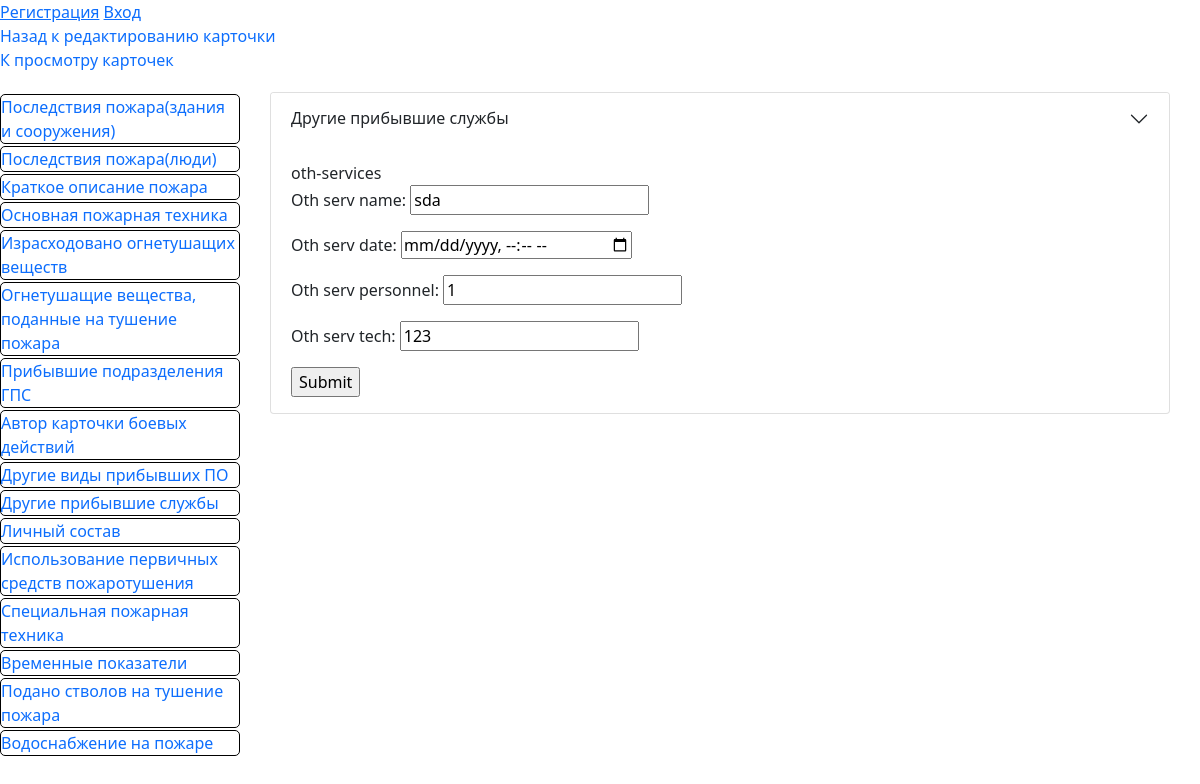
Page /card/1/oth-services on the committed database.
### fire/models.py (models this page shows)
class OthServices(models.Model):
    card_id = models.OneToOneField(
        GeneralData, on_delete=models.CASCADE, primary_key=True
    )
    oth_serv_name = models.CharField(max_length=300, null=False, blank=False)
    oth_serv_date = models.DateTimeField(null=True, blank=True)
    oth_serv_personnel = models.IntegerField(null=True, blank=True)
    oth_serv_tech = models.IntegerField(null=True, blank=True)

### fire/views.py (the view)
# urls.py: path('card/<int:card_id>/oth-services', views.oth_services, name="oth-services"),
def oth_services(request, card_id):
    gd = get_object_or_404(GeneralData, card_id=card_id)
    othservices = getattr(gd, "othservices", None)
    if request.method == "POST":
        form = OthServicesForm(
            data=request.POST, initial={"card_id": gd}, instance=othservices
        )
        if form.is_valid():
            new_othservices = form.save(commit=False)
            if othservices is None:
                new_othservices.card_id = gd
            new_othservices.save()
            return HttpResponseRedirect(resolve_url("oth-services", card_id=card_id))
        else:
            return render(
                request, "oth_services.html", context={"form": form, "card_id": card_id}
            )
    else:
        form = OthServicesForm(instance=othservices)
    return render(
        request, "oth_services.html", context={"form": form, "card_id": card_id}
    )

### fire/forms.py
class OthServicesForm(ModelForm):
    class Meta:
        model = OthServices
        exclude = [
            "card_id",
        ]
        widgets = {"oth_serv_date": DateTimeInput(attrs={"type": "datetime-local"})}

### fire/templates/oth_services.html (shortened to what this page needs)
{% extends 'base_card.html' %}
{% block card_info %}
<div class="accordion-item">
    <h2 class="accordion-header" id="panelsStayOpen-headingSeven">
      <button
        class="accordion-button collapsed"
        type="button"
      >
        Другие прибывшие службы
      </button>
    </h2>
    <div
      id="panelsStayOpen-collapseSeven"
    >
      <div class="accordion-body">
        oth-services
        <form
        action={% url 'oth-services' card_id %} method="POST">
        {{ form.as_p }}
        <input type="submit" value="Submit">
      </form>
      </div>
    </div>
  </div>
  {% endblock card_info %}

### fire/static/main_style.css (style rules this page uses)
* { font-family: Noto Sans, sans-serif !important; }

### fire/static/style.css (style rules this page uses)
* { font-family: Noto Sans, sans-serif !important; }

### rows in the picture
OthServices: oth_serv_name "sda", oth_serv_personnel "1", oth_serv_tech "123"
